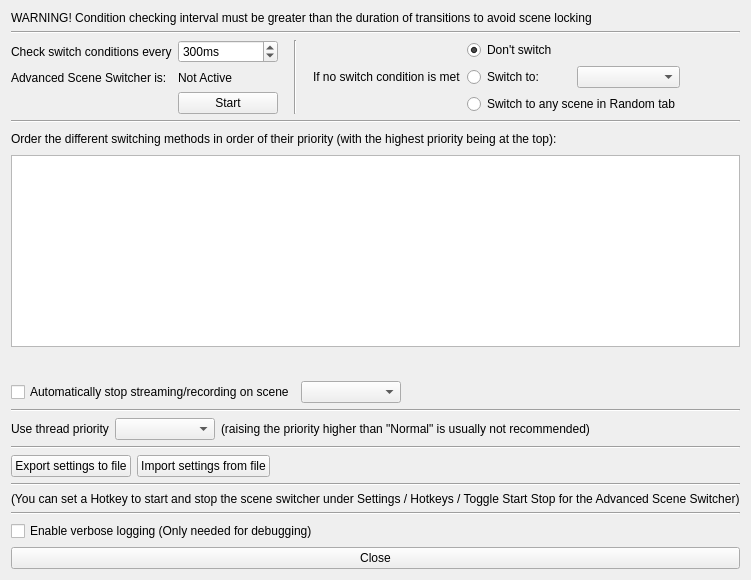
     <widget class="QWidget" name="generalTab">
      <attribute name="title">
       <string notr="true">General</string>
      </attribute>
      <layout class="QVBoxLayout" name="verticalLayout_2">
       <item>
        <layout class="QHBoxLayout" name="horizontalLayout_41">
         <item>
          <widget class="QLabel" name="label_55">
           <property name="text">
            <string>WARNING! Condition checking interval must be greater than the duration of transitions to avoid scene locking</string>
           </property>
          </widget>
         </item>
        </layout>
       </item>
       <item>
        <widget class="Line" name="line_6">
         <property name="orientation">
          <enum>Qt::Horizontal</enum>
         </property>
        </widget>
       </item>
       <item>
        <layout class="QGridLayout" name="gridLayout_4">
         <item row="0" column="0">
          <layout class="QGridLayout" name="gridLayout_2">
           <item row="2" column="1">
            <widget class="QPushButton" name="toggleStartButton">
             <property name="text">
              <string>Start</string>
             </property>
            </widget>
           </item>
           <item row="0" column="0">
            <widget class="QLabel" name="label_4">
             <property name="text">
              <string>Check switch conditions every</string>
             </property>
            </widget>
           </item>
           <item row="1" column="1">
            <widget class="QLabel" name="pluginRunningText">
             <property name="text">
              <string notr="true">Not Active</string>
             </property>
            </widget>
           </item>
           <item row="1" column="0">
            <widget class="QLabel" name="label_5">
             <property name="text">
              <string>Advanced Scene Switcher is:</string>
             </property>
            </widget>
           </item>
           <item row="0" column="1">
            <widget class="QSpinBox" name="checkInterval">
             <property name="minimumSize">
              <size>
               <width>100</width>
               <height>0</height>
              </size>
             </property>
             <property name="suffix">
              <string notr="true">ms</string>
             </property>
             <property name="minimum">
              <number>50</number>
             </property>
             <property name="maximum">
              <number>20000</number>
             </property>
             <property name="value">
              <number>300</number>
             </property>
            </widget>
           </item>
          </layout>
         </item>
         <item row="0" column="1">
          <spacer name="horizontalSpacer">
           <property name="orientation">
            <enum>Qt::Horizontal</enum>
           </property>
           <property name="sizeType">
            <enum>QSizePolicy::Fixed</enum>
           </property>
           <property name="sizeHint" stdset="0">
            <size>
             <width>10</width>
             <height>0</height>
            </size>
           </property>
          </spacer>
         </item>
         <item row="0" column="4">
          <layout class="QGridLayout" name="gridLayout">
           <item row="0" column="2">
            <layout class="QHBoxLayout" name="horizontalLayout_43">
             <item>
              <widget class="QRadioButton" name="noMatchDontSwitch">
               <property name="text">
                <string>Don't switch</string>
               </property>
               <property name="checked">
                <bool>true</bool>
               </property>
              </widget>
             </item>
            </layout>
           </item>
           <item row="2" column="2">
            <layout class="QHBoxLayout" name="horizontalLayout_45">
             <item>
              <widget class="QRadioButton" name="noMatchRandomSwitch">
               <property name="text">
                <string>Switch to any scene in Random tab</string>
               </property>
              </widget>
             </item>
            </layout>
           </item>
           <item row="1" column="2">
            <layout class="QHBoxLayout" name="horizontalLayout">
             <property name="leftMargin">
              <number>0</number>
             </property>
             <property name="topMargin">
              <number>0</number>
             </property>
             <property name="rightMargin">
              <number>0</number>
             </property>
             <property name="bottomMargin">
              <number>0</number>
             </property>
             <item>
              <widget class="QRadioButton" name="noMatchSwitch">
               <property name="text">
                <string>Switch to:</string>
               </property>
              </widget>
             </item>
             <item>
              <widget class="QComboBox" name="noMatchSwitchScene">
               <property name="enabled">
                <bool>true</bool>
               </property>
               <property name="minimumSize">
                <size>
                 <width>100</width>
                 <height>0</height>
                </size>
               </property>
              </widget>
             </item>
            </layout>
           </item>
           <item row="1" column="1">
            <layout class="QHBoxLayout" name="horizontalLayout_46">
             <item>
              <widget class="QLabel" name="label_2">
               <property name="sizePolicy">
                <sizepolicy hsizetype="Preferred" vsizetype="Preferred">
                 <horstretch>0</horstretch>
                 <verstretch>0</verstretch>
                </sizepolicy>
               </property>
               <property name="text">
                <string>If no switch condition is met</string>
               </property>
               <property name="alignment">
                <set>Qt::AlignLeading|Qt::AlignLeft|Qt::AlignVCenter</set>
               </property>
              </widget>
             </item>
            </layout>
           </item>
          </layout>
         </item>
         <item row="0" column="2">
          <widget class="Line" name="line_13">
           <property name="orientation">
            <enum>Qt::Vertical</enum>
           </property>
          </widget>
         </item>
         <item row="0" column="3">
          <spacer name="horizontalSpacer_46">
           <property name="orientation">
            <enum>Qt::Horizontal</enum>
           </property>
           <property name="sizeType">
            <enum>QSizePolicy::Fixed</enum>
           </property>
           <property name="sizeHint" stdset="0">
            <size>
             <width>10</width>
             <height>0</height>
            </size>
           </property>
          </spacer>
         </item>
         <item row="0" column="5">
          <spacer name="horizontalSpacer_47">
           <property name="orientation">
            <enum>Qt::Horizontal</enum>
           </property>
           <property name="sizeHint" stdset="0">
            <size>
             <width>40</width>
             <height>20</height>
            </size>
           </property>
          </spacer>
         </item>
        </layout>
       </item>
       <item>
        <widget class="Line" name="line_8">
         <property name="orientation">
          <enum>Qt::Horizontal</enum>
         </property>
        </widget>
       </item>
       <item>
        <layout class="QHBoxLayout" name="horizontalLayout_31">
         <item>
          <widget class="QLabel" name="description">
           <property name="text">
            <string>Order the different switching methods in order of their priority (with the highest priority being at the top):</string>
           </property>
          </widget>
         </item>
         <item>
          <spacer name="horizontalSpacer_30">
           <property name="orientation">
            <enum>Qt::Horizontal</enum>
           </property>
           <property name="sizeHint" stdset="0">
            <size>
             <width>40</width>
             <height>20</height>
            </size>
           </property>
          </spacer>
         </item>
        </layout>
       </item>
       <item>
        <widget class="QListWidget" name="priorityList"/>
       </item>
       <item>
        <layout class="QHBoxLayout" name="horizontalLayout_32">
         <item>
          <widget class="QPushButton" name="priorityUp">
           <property name="maximumSize">
            <size>
             <width>22</width>
             <height>22</height>
            </size>
           </property>
           <property name="icon">
            <iconset>
             <normaloff>../../../forms/images/up.png</normaloff>../../../forms/images/up.png</iconset>
           </property>
           <property name="flat">
            <bool>true</bool>
           </property>
           <property name="themeID" stdset="0">
            <string notr="true">upArrowIconSmall</string>
           </property>
          </widget>
         </item>
         <item>
          <widget class="QPushButton" name="priorityDown">
           <property name="maximumSize">
            <size>
             <width>22</width>
             <height>22</height>
            </size>
           </property>
           <property name="icon">
            <iconset>
             <normaloff>../../../forms/images/down.png</normaloff>../../../forms/images/down.png</iconset>
           </property>
           <property name="flat">
            <bool>true</bool>
           </property>
           <property name="themeID" stdset="0">
            <string notr="true">downArrowIconSmall</string>
           </property>
          </widget>
         </item>
         <item>
          <spacer name="horizontalSpacer_31">
           <property name="orientation">
            <enum>Qt::Horizontal</enum>
           </property>
           <property name="sizeHint" stdset="0">
            <size>
             <width>40</width>
             <height>20</height>
            </size>
           </property>
          </spacer>
         </item>
        </layout>
       </item>
       <item>
        <layout class="QHBoxLayout" name="horizontalLayout_33">
         <item>
          <widget class="QCheckBox" name="autoStopSceneCheckBox">
           <property name="text">
            <string>Automatically stop streaming/recording on scene</string>
           </property>
          </widget>
         </item>
         <item>
          <widget class="QComboBox" name="autoStopScenes">
           <property name="sizePolicy">
            <sizepolicy hsizetype="Maximum" vsizetype="Fixed">
             <horstretch>0</horstretch>
             <verstretch>0</verstretch>
            </sizepolicy>
           </property>
           <property name="minimumSize">
            <size>
             <width>100</width>
             <height>0</height>
            </size>
           </property>
          </widget>
         </item>
         <item>
          <spacer name="horizontalSpacer_19">
           <property name="orientation">
            <enum>Qt::Horizontal</enum>
           </property>
           <property name="sizeHint" stdset="0">
            <size>
             <width>40</width>
             <height>20</height>
            </size>
           </property>
          </spacer>
         </item>
        </layout>
       </item>
       <item>
        <widget class="Line" name="line_10">
         <property name="orientation">
          <enum>Qt::Horizontal</enum>
         </property>
        </widget>
       </item>
       <item>
        <layout class="QHBoxLayout" name="horizontalLayout_44">
         <item>
          <widget class="QLabel" name="label_56">
           <property name="text">
            <string>Use thread priority</string>
           </property>
          </widget>
         </item>
         <item>
          <widget class="QComboBox" name="threadPriority">
           <property name="sizePolicy">
            <sizepolicy hsizetype="Maximum" vsizetype="Fixed">
             <horstretch>0</horstretch>
             <verstretch>0</verstretch>
            </sizepolicy>
           </property>
           <property name="minimumSize">
            <size>
             <width>100</width>
             <height>0</height>
            </size>
           </property>
          </widget>
         </item>
         <item>
          <widget class="QLabel" name="label_57">
           <property name="text">
            <string>(raising the priority higher than &quot;Normal&quot; is usually not recommended)</string>
           </property>
          </widget>
         </item>
         <item>
          <spacer name="horizontalSpacer_41">
           <property name="orientation">
            <enum>Qt::Horizontal</enum>
           </property>
           <property name="sizeHint" stdset="0">
            <size>
             <width>40</width>
             <height>20</height>
            </size>
           </property>
          </spacer>
         </item>
        </layout>
       </item>
       <item>
        <widget class="Line" name="line_7">
         <property name="orientation">
          <enum>Qt::Horizontal</enum>
         </property>
        </widget>
       </item>
       <item>
        <layout class="QHBoxLayout" name="horizontalLayout_47">
         <item>
          <widget class="QPushButton" name="exportSettings">
           <property name="text">
            <string>Export settings to file</string>
           </property>
          </widget>
         </item>
         <item>
          <widget class="QPushButton" name="importSettings">
           <property name="text">
            <string>Import settings from file</string>
           </property>
          </widget>
         </item>
         <item>
          <spacer name="horizontalSpacer_48">
           <property name="orientation">
            <enum>Qt::Horizontal</enum>
           </property>
           <property name="sizeHint" stdset="0">
            <size>
             <width>40</width>
             <height>20</height>
            </size>
           </property>
          </spacer>
         </item>
        </layout>
       </item>
       <item>
        <widget class="Line" name="line_15">
         <property name="orientation">
          <enum>Qt::Horizontal</enum>
         </property>
        </widget>
       </item>
       <item>
        <widget class="QLabel" name="label_13">
         <property name="text">
          <string>(You can set a Hotkey to start and stop the scene switcher under Settings / Hotkeys / Toggle Start Stop for the Advanced Scene Switcher)</string>
         </property>
        </widget>
       </item>
       <item>
        <widget class="Line" name="line_14">
         <property name="orientation">
          <enum>Qt::Horizontal</enum>
         </property>
        </widget>
       </item>
       <item>
        <layout class="QHBoxLayout" name="horizontalLayout_48">
         <item>
          <widget class="QCheckBox" name="verboseLogging">
           <property name="text">
            <string>Enable verbose logging (Only needed for debugging)</string>
           </property>
          </widget>
         </item>
         <item>
          <spacer name="horizontalSpacer_49">
           <property name="orientation">
            <enum>Qt::Horizontal</enum>
           </property>
           <property name="sizeHint" stdset="0">
            <size>
             <width>40</width>
             <height>20</height>
            </size>
           </property>
          </spacer>
         </item>
        </layout>
       </item>
       <item>
        <widget class="QPushButton" name="close">
         <property name="text">
          <string>Close</string>
         </property>
        </widget>
       </item>
      </layout>
     </widget>
